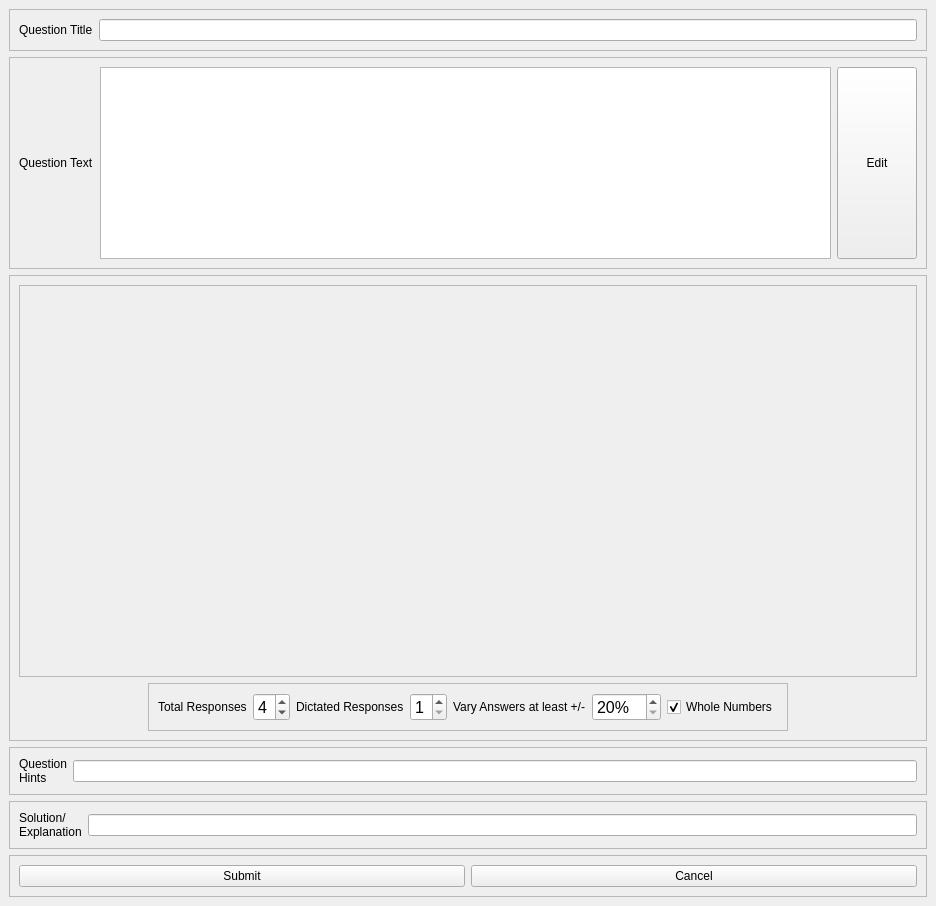
<?xml version="1.0" encoding="UTF-8"?>
<ui version="4.0">
 <class>MainWindow</class>
 <widget class="QMainWindow" name="MainWindow">
  <property name="geometry">
   <rect>
    <x>0</x>
    <y>0</y>
    <width>936</width>
    <height>906</height>
   </rect>
  </property>
  <property name="windowTitle">
   <string>MainWindow</string>
  </property>
  <widget class="QWidget" name="centralwidget">
   <layout class="QVBoxLayout" name="verticalLayout">
    <item>
     <widget class="QFrame" name="frame_16">
      <property name="frameShape">
       <enum>QFrame::StyledPanel</enum>
      </property>
      <property name="frameShadow">
       <enum>QFrame::Raised</enum>
      </property>
      <layout class="QHBoxLayout" name="horizontalLayout_14">
       <item>
        <widget class="QLabel" name="label_7">
         <property name="text">
          <string>Question Title</string>
         </property>
        </widget>
       </item>
       <item>
        <widget class="QLineEdit" name="question_title_lineEdit"/>
       </item>
      </layout>
     </widget>
    </item>
    <item>
     <widget class="QFrame" name="frame_22">
      <property name="frameShape">
       <enum>QFrame::StyledPanel</enum>
      </property>
      <property name="frameShadow">
       <enum>QFrame::Raised</enum>
      </property>
      <layout class="QHBoxLayout" name="horizontalLayout_19">
       <item>
        <widget class="QLabel" name="label_9">
         <property name="text">
          <string>Question Text</string>
         </property>
        </widget>
       </item>
       <item>
        <widget class="QTextEdit" name="question_text_textEdit">
         <property name="sizePolicy">
          <sizepolicy hsizetype="Expanding" vsizetype="Fixed">
           <horstretch>0</horstretch>
           <verstretch>0</verstretch>
          </sizepolicy>
         </property>
        </widget>
       </item>
       <item>
        <widget class="QPushButton" name="edit_textEdit_pushButton">
         <property name="sizePolicy">
          <sizepolicy hsizetype="Minimum" vsizetype="Preferred">
           <horstretch>0</horstretch>
           <verstretch>0</verstretch>
          </sizepolicy>
         </property>
         <property name="text">
          <string>Edit</string>
         </property>
        </widget>
       </item>
      </layout>
     </widget>
    </item>
    <item>
     <widget class="QScrollArea" name="response_scrollArea">
      <property name="widgetResizable">
       <bool>true</bool>
      </property>
      <widget class="QWidget" name="scrollAreaWidgetContents_4">
       <property name="geometry">
        <rect>
         <x>0</x>
         <y>0</y>
         <width>916</width>
         <height>469</height>
        </rect>
       </property>
       <layout class="QVBoxLayout" name="verticalLayout_8">
        <item>
         <widget class="QFrame" name="all_response_frame">
          <property name="sizePolicy">
           <sizepolicy hsizetype="MinimumExpanding" vsizetype="MinimumExpanding">
            <horstretch>0</horstretch>
            <verstretch>0</verstretch>
           </sizepolicy>
          </property>
          <property name="frameShape">
           <enum>QFrame::StyledPanel</enum>
          </property>
          <property name="frameShadow">
           <enum>QFrame::Raised</enum>
          </property>
         </widget>
        </item>
        <item alignment="Qt::AlignHCenter">
         <widget class="QFrame" name="frame_21">
          <property name="sizePolicy">
           <sizepolicy hsizetype="Preferred" vsizetype="Fixed">
            <horstretch>0</horstretch>
            <verstretch>0</verstretch>
           </sizepolicy>
          </property>
          <property name="frameShape">
           <enum>QFrame::StyledPanel</enum>
          </property>
          <property name="frameShadow">
           <enum>QFrame::Raised</enum>
          </property>
          <layout class="QHBoxLayout" name="horizontalLayout_18">
           <item>
            <widget class="QLabel" name="total_responses_label">
             <property name="text">
              <string>Total Responses</string>
             </property>
            </widget>
           </item>
           <item>
            <widget class="QSpinBox" name="total_responses_count_spinBox">
             <property name="font">
              <font>
               <pointsize>12</pointsize>
              </font>
             </property>
             <property name="minimum">
              <number>1</number>
             </property>
             <property name="maximum">
              <number>8</number>
             </property>
             <property name="value">
              <number>4</number>
             </property>
            </widget>
           </item>
           <item>
            <widget class="QLabel" name="dictated_responses_label">
             <property name="sizePolicy">
              <sizepolicy hsizetype="Fixed" vsizetype="Preferred">
               <horstretch>0</horstretch>
               <verstretch>0</verstretch>
              </sizepolicy>
             </property>
             <property name="text">
              <string>Dictated Responses</string>
             </property>
            </widget>
           </item>
           <item>
            <widget class="QSpinBox" name="dictated_response_count_spinBox">
             <property name="sizePolicy">
              <sizepolicy hsizetype="Minimum" vsizetype="Maximum">
               <horstretch>0</horstretch>
               <verstretch>0</verstretch>
              </sizepolicy>
             </property>
             <property name="font">
              <font>
               <pointsize>12</pointsize>
              </font>
             </property>
             <property name="minimum">
              <number>1</number>
             </property>
             <property name="maximum">
              <number>8</number>
             </property>
            </widget>
           </item>
           <item>
            <widget class="QLabel" name="response_variance_label">
             <property name="text">
              <string>Vary Answers at least +/-</string>
             </property>
            </widget>
           </item>
           <item>
            <widget class="QDoubleSpinBox" name="minimum_randomization_doubleSpinBox">
             <property name="font">
              <font>
               <pointsize>12</pointsize>
              </font>
             </property>
             <property name="suffix">
              <string>%</string>
             </property>
             <property name="decimals">
              <number>0</number>
             </property>
             <property name="minimum">
              <double>20.000000000000000</double>
             </property>
             <property name="maximum">
              <double>200.000000000000000</double>
             </property>
             <property name="singleStep">
              <double>10.000000000000000</double>
             </property>
            </widget>
           </item>
           <item>
            <widget class="QCheckBox" name="whole_number_checkBox">
             <property name="enabled">
              <bool>true</bool>
             </property>
             <property name="text">
              <string>Whole Numbers</string>
             </property>
             <property name="checked">
              <bool>true</bool>
             </property>
            </widget>
           </item>
          </layout>
         </widget>
        </item>
       </layout>
      </widget>
     </widget>
    </item>
    <item>
     <widget class="QFrame" name="frame_17">
      <property name="frameShape">
       <enum>QFrame::StyledPanel</enum>
      </property>
      <property name="frameShadow">
       <enum>QFrame::Raised</enum>
      </property>
      <layout class="QHBoxLayout" name="horizontalLayout_15">
       <item>
        <widget class="QLabel" name="label_8">
         <property name="text">
          <string>Question 
Hints</string>
         </property>
        </widget>
       </item>
       <item>
        <widget class="QLineEdit" name="hints_lineEdit"/>
       </item>
      </layout>
     </widget>
    </item>
    <item>
     <widget class="QFrame" name="frame_2">
      <property name="frameShape">
       <enum>QFrame::StyledPanel</enum>
      </property>
      <property name="frameShadow">
       <enum>QFrame::Raised</enum>
      </property>
      <layout class="QHBoxLayout" name="horizontalLayout_2">
       <item>
        <widget class="QLabel" name="label_10">
         <property name="text">
          <string>Solution/
Explanation</string>
         </property>
        </widget>
       </item>
       <item>
        <widget class="QLineEdit" name="solution_lineEdit"/>
       </item>
      </layout>
     </widget>
    </item>
    <item>
     <widget class="QFrame" name="frame">
      <property name="frameShape">
       <enum>QFrame::StyledPanel</enum>
      </property>
      <property name="frameShadow">
       <enum>QFrame::Raised</enum>
      </property>
      <layout class="QHBoxLayout" name="horizontalLayout">
       <item>
        <widget class="QPushButton" name="submit_pushButton">
         <property name="text">
          <string>Submit</string>
         </property>
        </widget>
       </item>
       <item>
        <widget class="QPushButton" name="cancel_pushButton">
         <property name="text">
          <string>Cancel</string>
         </property>
        </widget>
       </item>
      </layout>
     </widget>
    </item>
   </layout>
  </widget>
 </widget>
 <resources/>
 <connections/>
</ui>
